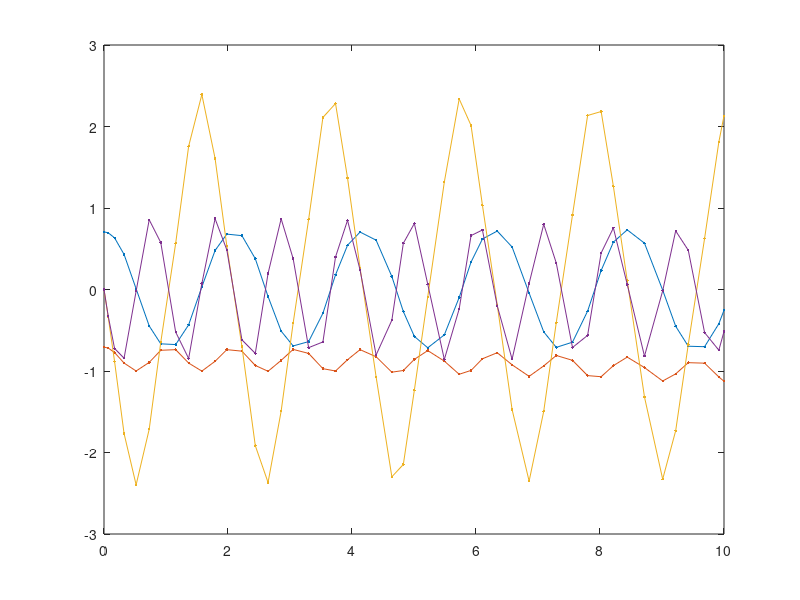

Here is the MATLAB script that generated this plot: (Note: this script raises an error after producing the figure.)
%% Constrained Lag
clear all
close all
clc

%%
g = 9.81; %[m/s^2]
l = 1; %[m]
tf = 10;

%% Initial conditions
theta0 = 45*pi/180;

x0 = l*sin(theta0);
y0 = -l*cos(theta0);
dx0 = 0;
dy0 = 0;


%%
% z= [x,y,xd, yd]
z0= [x0, y0, dx0, dy0]';
F = @(t,z) [z(3);
            z(4);
            [-z(2), z(1); z(1), z(2)]\[-g*z(1); -z(3)^2 - z(4)^2] ];

sol = ode45(F, [0,tf], z0);

%%
plot( sol.x, sol.y,'-', 'marker', '.')

%%
ll= @(t) deval(sol, t, 1).^2 + deval(sol, t, 2).^2 - l^2;
figure
fplot( ll, [0, tf])